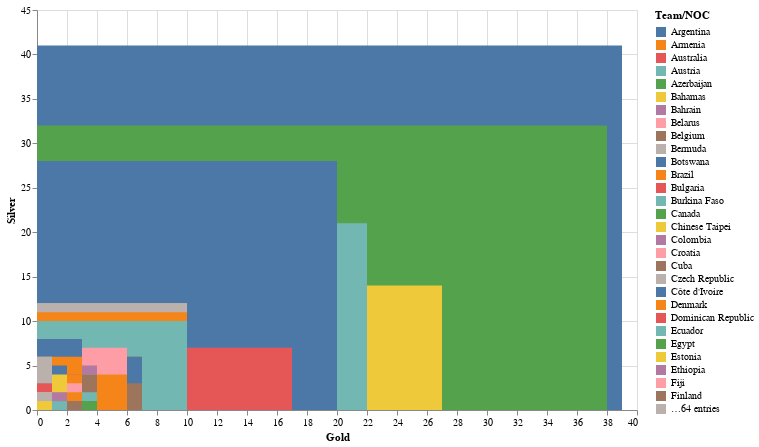

The code cell stored with this chart in its notebook:
### Code cell
brush=alt.selection_interval()
Mcircles=alt.Chart(medals).mark_rect().encode(
        x='Gold:Q',
        y='Silver:Q',
        color='Team/NOC:N').properties(height=400,width=600)
Mcircles

### Figure 1 — Vega-Lite specification as saved in the notebook (floating-point values rounded to 4 significant figures)
{"config": {"view": {"continuousWidth": 400, "continuousHeight": 300}}, "data": {"name": "data-439be48be71553f3545af3b60a220203"}, "mark": "rect", "encoding": {"color": {"type": "nominal", "field": "Team/NOC"}, "x": {"type": "quantitative", "field": "Gold"}, "y": {"type": "quantitative", "field": "Silver"}}, "height": 400, "width": 600, "$schema": "https://vega.github.io/schema/vega-lite/v4.8.1.json", "datasets": {"data-439be48be71553f3545af3b60a220203": [{"Rank": 1, "Team/NOC": "United States of America", "Gold": 39, "Silver": 41, "Bronze": 33, "Total": 113, "Rank by Total": 1}, {"Rank": 2, "Team/NOC": "People's Republic of China", "Gold": 38, "Silver": 32, "Bronze": 18, "Total": 88, "Rank by Total": 2}, {"Rank": 3, "Team/NOC": "Japan", "Gold": 27, "Silver": 14, "Bronze": 17, "Total": 58, "Rank by Total": 5}, {"Rank": 4, "Team/NOC": "Great Britain", "Gold": 22, "Silver": 21, "Bronze": 22, "Total": 65, "Rank by Total": 4}, {"Rank": 5, "Team/NOC": "ROC", "Gold": 20, "Silver": 28, "Bronze": 23, "Total": 71, "Rank by Total": 3}, {"Rank": 6, "Team/NOC": "Australia", "Gold": 17, "Silver": 7, "Bronze": 22, "Total": 46, "Rank by Total": 6}, {"Rank": 7, "Team/NOC": "Netherlands", "Gold": 10, "Silver": 12, "Bronze": 14, "Total": 36, "Rank by Total": 9}, {"Rank": 8, "Team/NOC": "France", "Gold": 10, "Silver": 12, "Bronze": 11, "Total": 33, "Rank by Total": 10}, {"Rank": 9, "Team/NOC": "Germany", "Gold": 10, "Silver": 11, "Bronze": 16, "Total": 37, "Rank by Total": 8}, {"Rank": 10, "Team/NOC": "Italy", "Gold": 10, "Silver": 10, "Bronze": 20, "Total": 40, "Rank by Total": 7}, {"Rank": 11, "Team/NOC": "Canada", "Gold": 7, "Silver": 6, "Bronze": 11, "Total": 24, "Rank by Total": 11}, {"Rank": 12, "Team/NOC": "Brazil", "Gold": 7, "Silver": 6, "Bronze": 8, "Total": 21, "Rank by Total": 12}, {"Rank": 13, "Team/NOC": "New Zealand", "Gold": 7, "Silver": 6, "Bronze": 7, "Total": 20, "Rank by Total": 13}, {"Rank": 14, "Team/NOC": "Cuba", "Gold": 7, "Silver": 3, "Bronze": 5, "Total": 15, "Rank by Total": 18}, {"Rank": 15, "Team/NOC": "Hungary", "Gold": 6, "Silver": 7, "Bronze": 7, "Total": 20, "Rank by Total": 13}, {"Rank": 16, "Team/NOC": "Republic of Korea", "Gold": 6, "Silver": 4, "Bronze": 10, "Total": 20, "Rank by Total": 13}, {"Rank": 17, "Team/NOC": "Poland", "Gold": 4, "Silver": 5, "Bronze": 5, "Total": 14, "Rank by Total": 19}, {"Rank": 18, "Team/NOC": "Czech Republic", "Gold": 4, "Silver": 4, "Bronze": 3, "Total": 11, "Rank by Total": 23}, {"Rank": 19, "Team/NOC": "Kenya", "Gold": 4, "Silver": 4, "Bronze": 2, "Total": 10, "Rank by Total": 25}, {"Rank": 20, "Team/NOC": "Norway", "Gold": 4, "Silver": 2, "Bronze": 2, "Total": 8, "Rank by Total": 29}, {"Rank": 21, "Team/NOC": "Jamaica", "Gold": 4, "Silver": 1, "Bronze": 4, "Total": 9, "Rank by Total": 26}, {"Rank": 22, "Team/NOC": "Spain", "Gold": 3, "Silver": 8, "Bronze": 6, "Total": 17, "Rank by Total": 17}, {"Rank": 23, "Team/NOC": "Sweden", "Gold": 3, "Silver": 6, "Bronze": 0, "Total": 9, "Rank by Total": 26}, {"Rank": 24, "Team/NOC": "Switzerland", "Gold": 3, "Silver": 4, "Bronze": 6, "Total": 13, "Rank by Total": 20}, {"Rank": 25, "Team/NOC": "Denmark", "Gold": 3, "Silver": 4, "Bronze": 4, "Total": 11, "Rank by Total": 23}, {"Rank": 26, "Team/NOC": "Croatia", "Gold": 3, "Silver": 3, "Bronze": 2, "Total": 8, "Rank by Total": 29}, {"Rank": 27, "Team/NOC": "Islamic Republic of Iran", "Gold": 3, "Silver": 2, "Bronze": 2, "Total": 7, "Rank by Total": 33}, {"Rank": 28, "Team/NOC": "Serbia", "Gold": 3, "Silver": 1, "Bronze": 5, "Total": 9, "Rank by Total": 26}, {"Rank": 29, "Team/NOC": "Belgium", "Gold": 3, "Silver": 1, "Bronze": 3, "Total": 7, "Rank by Total": 33}, {"Rank": 30, "Team/NOC": "Bulgaria", "Gold": 3, "Silver": 1, "Bronze": 2, "Total": 6, "Rank by Total": 39}, {"Rank": 31, "Team/NOC": "Slovenia", "Gold": 3, "Silver": 1, "Bronze": 1, "Total": 5, "Rank by Total": 42}, {"Rank": 32, "Team/NOC": "Uzbekistan", "Gold": 3, "Silver": 0, "Bronze": 2, "Total": 5, "Rank by Total": 42}, {"Rank": 33, "Team/NOC": "Georgia", "Gold": 2, "Silver": 5, "Bronze": 1, "Total": 8, "Rank by Total": 29}, {"Rank": 34, "Team/NOC": "Chinese Taipei", "Gold": 2, "Silver": 4, "Bronze": 6, "Total": 12, "Rank by Total": 22}, {"Rank": 35, "Team/NOC": "Turkey", "Gold": 2, "Silver": 2, "Bronze": 9, "Total": 13, "Rank by Total": 20}, {"Rank": 36, "Team/NOC": "Greece", "Gold": 2, "Silver": 1, "Bronze": 1, "Total": 4, "Rank by Total": 47}, {"Rank": 36, "Team/NOC": "Uganda", "Gold": 2, "Silver": 1, "Bronze": 1, "Total": 4, "Rank by Total": 47}, {"Rank": 38, "Team/NOC": "Ecuador", "Gold": 2, "Silver": 1, "Bronze": 0, "Total": 3, "Rank by Total": 60}, {"Rank": 39, "Team/NOC": "Ireland", "Gold": 2, "Silver": 0, "Bronze": 2, "Total": 4, "Rank by Total": 47}, {"Rank": 39, "Team/NOC": "Israel", "Gold": 2, "Silver": 0, "Bronze": 2, "Total": 4, "Rank by Total": 47}, {"Rank": 41, "Team/NOC": "Qatar", "Gold": 2, "Silver": 0, "Bronze": 1, "Total": 3, "Rank by Total": 60}, {"Rank": 42, "Team/NOC": "Bahamas", "Gold": 2, "Silver": 0, "Bronze": 0, "Total": 2, "Rank by Total": 66}, {"Rank": 42, "Team/NOC": "Kosovo", "Gold": 2, "Silver": 0, "Bronze": 0, "Total": 2, "Rank by Total": 66}, {"Rank": 44, "Team/NOC": "Ukraine", "Gold": 1, "Silver": 6, "Bronze": 12, "Total": 19, "Rank by Total": 16}, {"Rank": 45, "Team/NOC": "Belarus", "Gold": 1, "Silver": 3, "Bronze": 3, "Total": 7, "Rank by Total": 33}, {"Rank": 46, "Team/NOC": "Romania", "Gold": 1, "Silver": 3, "Bronze": 0, "Total": 4, "Rank by Total": 47}, {"Rank": 46, "Team/NOC": "Venezuela", "Gold": 1, "Silver": 3, "Bronze": 0, "Total": 4, "Rank by Total": 47}, {"Rank": 48, "Team/NOC": "India", "Gold": 1, "Silver": 2, "Bronze": 4, "Total": 7, "Rank by Total": 33}, {"Rank": 49, "Team/NOC": "Hong Kong, China", "Gold": 1, "Silver": 2, "Bronze": 3, "Total": 6, "Rank by Total": 39}, {"Rank": 50, "Team/NOC": "Philippines", "Gold": 1, "Silver": 2, "Bronze": 1, "Total": 4, "Rank by Total": 47}, {"Rank": 50, "Team/NOC": "Slovakia", "Gold": 1, "Silver": 2, "Bronze": 1, "Total": 4, "Rank by Total": 47}, {"Rank": 52, "Team/NOC": "South Africa", "Gold": 1, "Silver": 2, "Bronze": 0, "Total": 3, "Rank by Total": 60}, {"Rank": 53, "Team/NOC": "Austria", "Gold": 1, "Silver": 1, "Bronze": 5, "Total": 7, "Rank by Total": 33}, {"Rank": 54, "Team/NOC": "Egypt", "Gold": 1, "Silver": 1, "Bronze": 4, "Total": 6, "Rank by Total": 39}, {"Rank": 55, "Team/NOC": "Indonesia", "Gold": 1, "Silver": 1, "Bronze": 3, "Total": 5, "Rank by Total": 42}, {"Rank": 56, "Team/NOC": "Ethiopia", "Gold": 1, "Silver": 1, "Bronze": 2, "Total": 4, "Rank by Total": 47}, {"Rank": 56, "Team/NOC": "Portugal", "Gold": 1, "Silver": 1, "Bronze": 2, "Total": 4, "Rank by Total": 47}, {"Rank": 58, "Team/NOC": "Tunisia", "Gold": 1, "Silver": 1, "Bronze": 0, "Total": 2, "Rank by Total": 66}, {"Rank": 59, "Team/NOC": "Estonia", "Gold": 1, "Silver": 0, "Bronze": 1, "Total": 2, "Rank by Total": 66}, {"Rank": 59, "Team/NOC": "Fiji", "Gold": 1, "Silver": 0, "Bronze": 1, "Total": 2, "Rank by Total": 66}, {"Rank": 59, "Team/NOC": "Latvia", "Gold": 1, "Silver": 0, "Bronze": 1, "Total": 2, "Rank by Total": 66}, {"Rank": 59, "Team/NOC": "Thailand", "Gold": 1, "Silver": 0, "Bronze": 1, "Total": 2, "Rank by Total": 66}, {"Rank": 63, "Team/NOC": "Bermuda", "Gold": 1, "Silver": 0, "Bronze": 0, "Total": 1, "Rank by Total": 77}, {"Rank": 63, "Team/NOC": "Morocco", "Gold": 1, "Silver": 0, "Bronze": 0, "Total": 1, "Rank by Total": 77}, {"Rank": 63, "Team/NOC": "Puerto Rico", "Gold": 1, "Silver": 0, "Bronze": 0, "Total": 1, "Rank by Total": 77}, {"Rank": 66, "Team/NOC": "Colombia", "Gold": 0, "Silver": 4, "Bronze": 1, "Total": 5, "Rank by Total": 42}, {"Rank": 67, "Team/NOC": "Azerbaijan", "Gold": 0, "Silver": 3, "Bronze": 4, "Total": 7, "Rank by Total": 33}, {"Rank": 68, "Team/NOC": "Dominican Republic", "Gold": 0, "Silver": 3, "Bronze": 2, "Total": 5, "Rank by Total": 42}, {"Rank": 69, "Team/NOC": "Armenia", "Gold": 0, "Silver": 2, "Bronze": 2, "Total": 4, "Rank by Total": 47}, {"Rank": 70, "Team/NOC": "Kyrgyzstan", "Gold": 0, "Silver": 2, "Bronze": 1, "Total": 3, "Rank by Total": 60}, {"Rank": 71, "Team/NOC": "Mongolia", "Gold": 0, "Silver": 1, "Bronze": 3, "Total": 4, "Rank by Total": 47}, {"Rank": 72, "Team/NOC": "Argentina", "Gold": 0, "Silver": 1, "Bronze": 2, "Total": 3, "Rank by Total": 60}, {"Rank": 72, "Team/NOC": "San Marino", "Gold": 0, "Silver": 1, "Bronze": 2, "Total": 3, "Rank by Total": 60}, {"Rank": 74, "Team/NOC": "Jordan", "Gold": 0, "Silver": 1, "Bronze": 1, "Total": 2, "Rank by Total": 66}, {"Rank": 74, "Team/NOC": "Malaysia", "Gold": 0, "Silver": 1, "Bronze": 1, "Total": 2, "Rank by Total": 66}, {"Rank": 74, "Team/NOC": "Nigeria", "Gold": 0, "Silver": 1, "Bronze": 1, "Total": 2, "Rank by Total": 66}, {"Rank": 77, "Team/NOC": "Bahrain", "Gold": 0, "Silver": 1, "Bronze": 0, "Total": 1, "Rank by Total": 77}, {"Rank": 77, "Team/NOC": "Saudi Arabia", "Gold": 0, "Silver": 1, "Bronze": 0, "Total": 1, "Rank by Total": 77}, {"Rank": 77, "Team/NOC": "Lithuania", "Gold": 0, "Silver": 1, "Bronze": 0, "Total": 1, "Rank by Total": 77}, {"Rank": 77, "Team/NOC": "North Macedonia", "Gold": 0, "Silver": 1, "Bronze": 0, "Total": 1, "Rank by Total": 77}, {"Rank": 77, "Team/NOC": "Namibia", "Gold": 0, "Silver": 1, "Bronze": 0, "Total": 1, "Rank by Total": 77}, {"Rank": 77, "Team/NOC": "Turkmenistan", "Gold": 0, "Silver": 1, "Bronze": 0, "Total": 1, "Rank by Total": 77}, {"Rank": 83, "Team/NOC": "Kazakhstan", "Gold": 0, "Silver": 0, "Bronze": 8, "Total": 8, "Rank by Total": 29}, {"Rank": 84, "Team/NOC": "Mexico", "Gold": 0, "Silver": 0, "Bronze": 4, "Total": 4, "Rank by Total": 47}, {"Rank": 85, "Team/NOC": "Finland", "Gold": 0, "Silver": 0, "Bronze": 2, "Total": 2, "Rank by Total": 66}, {"Rank": 86, "Team/NOC": "Botswana", "Gold": 0, "Silver": 0, "Bronze": 1, "Total": 1, "Rank by Total": 77}, {"Rank": 86, "Team/NOC": "Burkina Faso", "Gold": 0, "Silver": 0, "Bronze": 1, "Total": 1, "Rank by Total": 77}, {"Rank": 86, "Team/NOC": "Côte d'Ivoire", "Gold": 0, "Silver": 0, "Bronze": 1, "Total": 1, "Rank by Total": 77}, {"Rank": 86, "Team/NOC": "Ghana", "Gold": 0, "Silver": 0, "Bronze": 1, "Total": 1, "Rank by Total": 77}, {"Rank": 86, "Team/NOC": "Grenada", "Gold": 0, "Silver": 0, "Bronze": 1, "Total": 1, "Rank by Total": 77}, {"Rank": 86, "Team/NOC": "Kuwait", "Gold": 0, "Silver": 0, "Bronze": 1, "Total": 1, "Rank by Total": 77}, {"Rank": 86, "Team/NOC": "Republic of Moldova", "Gold": 0, "Silver": 0, "Bronze": 1, "Total": 1, "Rank by Total": 77}, {"Rank": 86, "Team/NOC": "Syrian Arab Republic", "Gold": 0, "Silver": 0, "Bronze": 1, "Total": 1, "Rank by Total": 77}]}}
